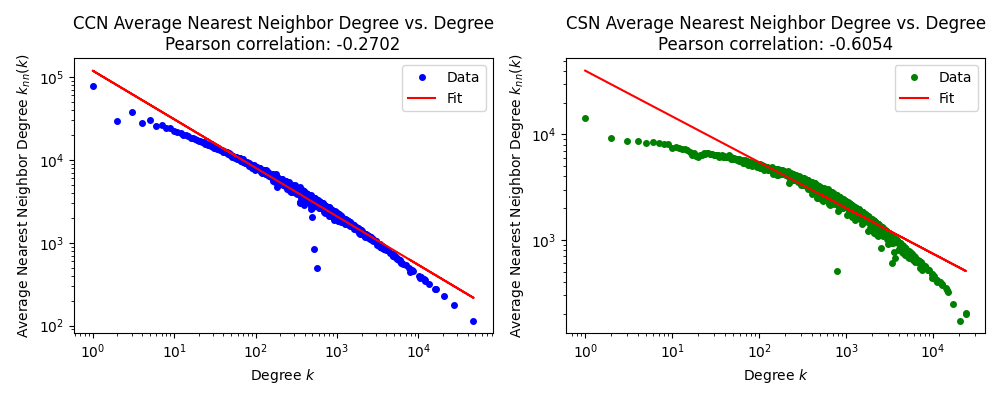

Recreate this plot in Python.
import networkx as nx
import matplotlib.pyplot as plt
import pickle
import random
from collections import defaultdict
import numpy as np

def calc_knn(G, sample_nodes):
    # 计算样本节点的最近邻平均度
    knn_k = defaultdict(list)
    for node in sample_nodes:
        neighbors = list(G.neighbors(node))
        if len(neighbors) > 0:  # 确保节点至少有一个邻居
            avg_degree = sum(G.degree(n) for n in neighbors) / len(neighbors)
            knn_k[G.degree(node)].append(avg_degree)

    # 对于每一度值,计算平均最近邻度
    for degree, knn_values in knn_k.items():
        knn_k[degree] = sum(knn_values) / len(knn_values)

    return knn_k

# 读取已构建好的网络
with open('../construction/ccn.gpickle', 'rb') as f:
    G_ccn = pickle.load(f)
with open('../construction/csn.gpickle', 'rb') as f:
    G_csn = pickle.load(f)

# 从网络中随机抽取节点
def sample_graph(G, sample_size):
    return random.sample(G.nodes(), sample_size)

# 对网络进行抽样
sample_size = 50000  # 抽取节点数量,可以根据需要调整
sample_nodes_ccn = sample_graph(G_ccn, sample_size)
sample_nodes_csn = sample_graph(G_csn, sample_size)

# 计算样本的最近邻平均度与度的关系
knn_k_ccn = calc_knn(G_ccn, sample_nodes_ccn)
knn_k_csn = calc_knn(G_csn, sample_nodes_csn)

# 计算皮尔逊相关系数
def calc_pearson_correlation(knn_k):
    degrees, knn_values = zip(*[(k, v) for k, v in knn_k.items()])
    return np.corrcoef(degrees, knn_values)[0, 1]

r_ccn = calc_pearson_correlation(knn_k_ccn)
r_csn = calc_pearson_correlation(knn_k_csn)

# 绘制双对数坐标图并添加拟合线
fig, (ax1, ax2) = plt.subplots(1, 2, figsize=(10, 4))

ax1.loglog(list(knn_k_ccn.keys()), list(knn_k_ccn.values()), 'bo', markersize=4, label='Data')
ax1.set_title(f'CCN Average Nearest Neighbor Degree vs. Degree\nPearson correlation: {r_ccn:.4f}')
ax1.set_xlabel('Degree $k$')
ax1.set_ylabel('Average Nearest Neighbor Degree $k_{nn}(k)$')

# 添加拟合线
x_ccn = np.log10(list(knn_k_ccn.keys()))
y_ccn = np.log10(list(knn_k_ccn.values()))
coeffs_ccn = np.polyfit(x_ccn, y_ccn, 1)
ax1.loglog(10**x_ccn, 10**(coeffs_ccn[0]*x_ccn + coeffs_ccn[1]), 'r-', label='Fit')
ax1.legend()

ax2.loglog(list(knn_k_csn.keys()), list(knn_k_csn.values()), 'go', markersize=4, label='Data')
ax2.set_title(f'CSN Average Nearest Neighbor Degree vs. Degree\nPearson correlation: {r_csn:.4f}')
ax2.set_xlabel('Degree $k$')
ax2.set_ylabel('Average Nearest Neighbor Degree $k_{nn}(k)$')

# 添加拟合线
x_csn = np.log10(list(knn_k_csn.keys()))
y_csn = np.log10(list(knn_k_csn.values()))
coeffs_csn = np.polyfit(x_csn, y_csn, 1)
ax2.loglog(10**x_csn, 10**(coeffs_csn[0]*x_csn + coeffs_csn[1]), 'r-', label='Fit')
ax2.legend()

fig.tight_layout()
plt.show()
